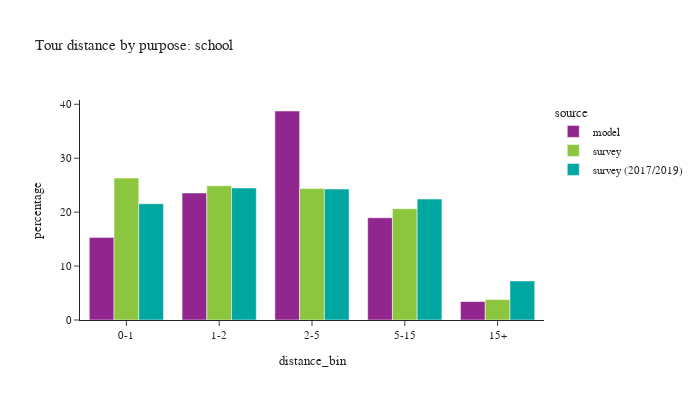

Notebook code for this chart:
### Code cell
plot_bins(tour, tour['pdpurp'] == 2, 'school')

### Figure 1 — Plotly figure (JSON) as saved in the notebook; plotly's stock layout.template omitted (floating-point values rounded to 4 significant figures)
{"data": [{"alignmentgroup": "True", "customdata": [[11266], [17313], [28498], [13944], [2514]], "hovertemplate": "source=model<br>distance_bin=%{x}<br>percentage=%{y}<br>sample count=%{customdata[0]}<extra></extra>", "legendgroup": "model", "marker": {"color": "#91268F", "pattern": {"shape": ""}}, "name": "model", "offsetgroup": "model", "orientation": "v", "showlegend": true, "textposition": "auto", "type": "bar", "x": ["0-1", "1-2", "2-5", "5-15", "15+"], "xaxis": "x", "y": [15.32, 23.54, 38.75, 18.96, 3.419], "yaxis": "y"}, {"alignmentgroup": "True", "customdata": [[157], [158], [200], [115], [22]], "hovertemplate": "source=survey<br>distance_bin=%{x}<br>percentage=%{y}<br>sample count=%{customdata[0]}<extra></extra>", "legendgroup": "survey", "marker": {"color": "#8CC63E", "pattern": {"shape": ""}}, "name": "survey", "offsetgroup": "survey", "orientation": "v", "showlegend": true, "textposition": "auto", "type": "bar", "x": ["0-1", "1-2", "2-5", "5-15", "15+"], "xaxis": "x", "y": [26.31, 24.9, 24.37, 20.63, 3.792], "yaxis": "y"}, {"alignmentgroup": "True", "customdata": [[257], [299], [367], [173], [33]], "hovertemplate": "source=survey (2017/2019)<br>distance_bin=%{x}<br>percentage=%{y}<br>sample count=%{customdata[0]}<extra></extra>", "legendgroup": "survey (2017/2019)", "marker": {"color": "#00A7A0", "pattern": {"shape": ""}}, "name": "survey (2017/2019)", "offsetgroup": "survey (2017/2019)", "orientation": "v", "showlegend": true, "textposition": "auto", "type": "bar", "x": ["0-1", "1-2", "2-5", "5-15", "15+"], "xaxis": "x", "y": [21.57, 24.48, 24.28, 22.43, 7.244], "yaxis": "y"}], "layout": {"barmode": "group", "font": {"size": 11}, "height": 400, "legend": {"title": {"text": "source"}, "tracegroupgap": 0}, "title": {"text": "Tour distance by purpose: school"}, "width": 700, "xaxis": {"anchor": "y", "domain": [0.0, 1.0], "title": {"text": "distance_bin"}}, "yaxis": {"anchor": "x", "domain": [0.0, 1.0], "title": {"text": "percentage"}}}}
